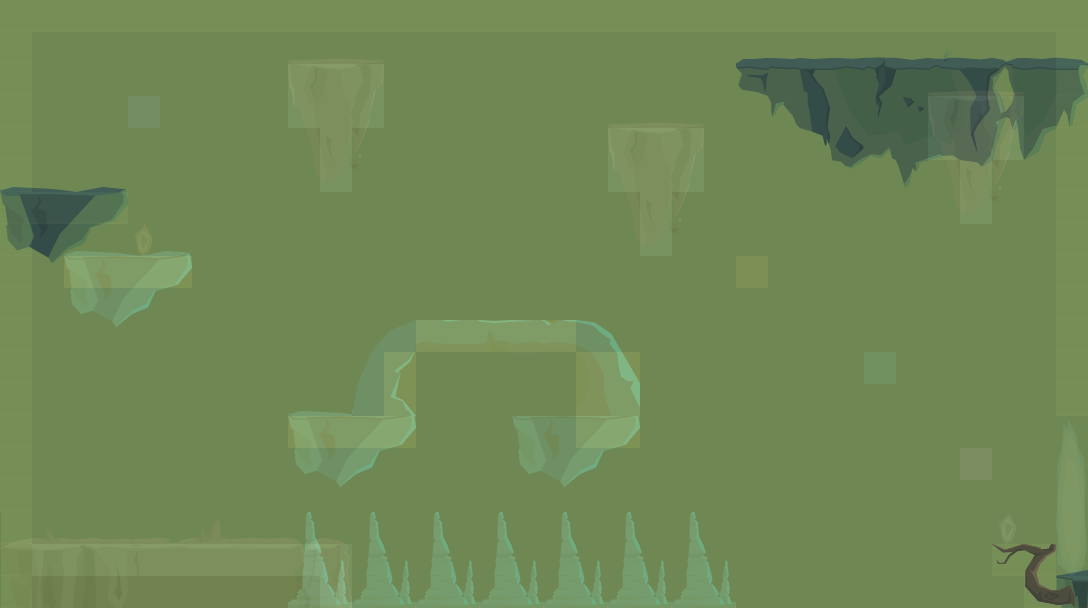

This game map was drawn from its Tiled (.tmx) file and the tilesets committed beside it. A one-line description and the trimmed map source follow:
An orthogonal 34x19 tile map with 32x32 px tiles, 4 tile layers (colissionLayer, thirdLayer, secondLayer, firstLayer).

<map version="1.0" orientation="orthogonal" renderorder="right-down" width="34" height="19" tilewidth="32" tileheight="32" nextobjectid="1">
 <tileset firstgid="1" name="Test" tilewidth="32" tileheight="32" tilecount="1216" columns="32">
  <image source="tileset.png" width="1024" height="1216" />
  <tile id="192">
   <properties>
    <property name="layer_index" value="3" />
   </properties>
  </tile>
  <tile id="224">
   <properties>
    <property name="layer_index" value="2" />
   </properties>
  </tile>
  <tile id="256">
   <properties>
    <property name="layer_index" value="1" />
   </properties>
  </tile>
  <tile id="329">
   <properties>
    <property name="layer_index" value="1" />
    <property name="portal" value="1" />
   </properties>
  </tile>
  <tile id="352">
   <properties>
    <property name="is_gem" value="1" />
    <property name="layer_index" value="2" />
   </properties>
  </tile>
  <tile id="353">
   <properties>
    <property name="is_gem" value="1" />
    <property name="layer_index" value="1" />
   </properties>
  </tile>
  <tile id="367">
   <properties>
    <property name="layer_index" value="3" />
    <property name="portal" value="1" />
   </properties>
  </tile>
  <tile id="369">
   <properties>
    <property name="layer_destroy" type="bool" value="true" />
    <property name="layer_gem" value="1" />
    <property name="layer_index" value="3" />
    <property name="layer_rollback" type="bool" value="false" />
   </properties>
  </tile>
  <tile id="370">
   <properties>
    <property name="layer_destroy" type="bool" value="true" />
    <property name="layer_gem" value="1" />
    <property name="layer_index" value="2" />
    <property name="layer_rollback" type="bool" value="false" />
   </properties>
  </tile>
  <tile id="371">
   <properties>
    <property name="layer_destroy" type="bool" value="false" />
    <property name="layer_gem" value="1" />
    <property name="layer_index" value="2" />
    <property name="layer_rollback" type="bool" value="true" />
   </properties>
  </tile>
  <tile id="372">
   <properties>
    <property name="layer_destroy" type="bool" value="false" />
    <property name="layer_gem" type="int" value="1" />
    <property name="layer_index" type="int" value="1" />
    <property name="layer_rollback" type="bool" value="true" />
   </properties>
  </tile>
  <tile id="384">
   <properties>
    <property name="is_gem" value="1" />
    <property name="layer_index" value="3" />
   </properties>
  </tile>
  <tile id="399">
   <properties>
    <property name="layer_index" value="3" />
    <property name="portal" value="1" />
   </properties>
  </tile>
  <tile id="431">
   <properties>
    <property name="layer_index" value="3" />
    <property name="portal" value="1" />
   </properties>
  </tile>
  <tile id="448">
   <properties>
    <property name="layer_index" value="3" />
    <property name="portal" value="1" />
   </properties>
  </tile>
  <tile id="453">
   <properties>
    <property name="is_gem" value="1" />
    <property name="layer_index" value="1" />
   </properties>
  </tile>
  <tile id="463">
   <properties>
    <property name="layer_index" value="3" />
    <property name="portal" value="1" />
   </properties>
  </tile>
  <tile id="480">
   <properties>
    <property name="layer_index" value="1" />
   </properties>
  </tile>
  <tile id="495">
   <properties>
    <property name="layer_index" value="3" />
    <property name="portal" value="1" />
   </properties>
  </tile>
 </tileset>
 <layer name="colissionLayer" width="34" height="19" opacity="0.5">
  <data>[646 cells, 138 non-empty, 14 distinct tile ids]</data>
 </layer>
 <layer name="thirdLayer" width="34" height="19" opacity="0.5">
  <data>[646 cells, 646 non-empty, 49 distinct tile ids]</data>
 </layer>
 <layer name="secondLayer" width="34" height="19" opacity="0.5">
  <data>[646 cells, 646 non-empty, 57 distinct tile ids]</data>
 </layer>
 <layer name="firstLayer" width="34" height="19" opacity="0.5">
  <data>[646 cells, 646 non-empty, 87 distinct tile ids]</data>
 </layer>
</map>
